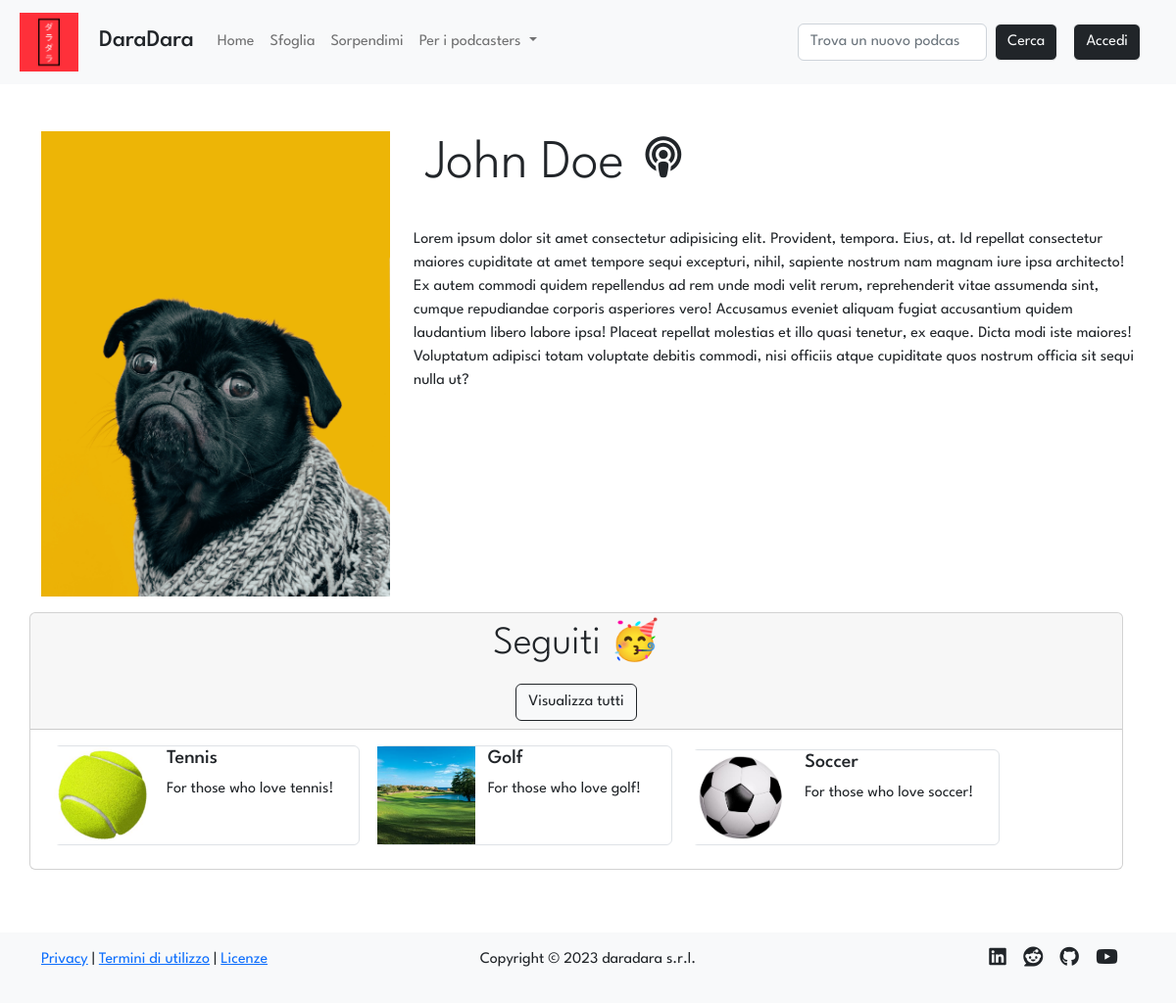
The app's page /profile/1 with its own data.
### tables this page shows
CREATE TABLE "users" (
	"id"	INTEGER NOT NULL UNIQUE,
	"email"	TEXT NOT NULL UNIQUE,
	"password"	TEXT NOT NULL,
	"name"	TEXT NOT NULL,
	"surname"	TEXT NOT NULL,
	"propic"	TEXT NOT NULL,
	"priv_owned"	INTEGER NOT NULL DEFAULT 0,
	"priv_follows"	INTEGER NOT NULL DEFAULT 0,
	"priv_saves"	INTEGER NOT NULL DEFAULT 0,
	PRIMARY KEY("id" AUTOINCREMENT)
);

CREATE TABLE "follows" (
	"id_user"	INTEGER NOT NULL,
	"id_podcast"	INTEGER NOT NULL,
	"timestamp"	TEXT NOT NULL DEFAULT 'NO_TIMESTAMP',
	FOREIGN KEY("id_user") REFERENCES "users"("id"),
	PRIMARY KEY("id_user","id_podcast")
);

CREATE TABLE "podcasts" (
	"id"	INTEGER NOT NULL UNIQUE,
	"title"	TEXT NOT NULL UNIQUE,
	"desc"	TEXT NOT NULL,
	"img"	TEXT NOT NULL,
	"id_user"	INTEGER NOT NULL,
	FOREIGN KEY("id_user") REFERENCES "users"("id"),
	PRIMARY KEY("id" AUTOINCREMENT)
);

### app.py (the view)
@app.route('/profile/<int:id>')
def profile(id: int):
    user = dao.get_user(id)
    creators = dao.get_creators()
    is_creator = False
    if user and creators:
        podcasts = dao.get_podcasts_by_user(id_user=id)
        follows = dao.get_follows_join_podcasts(id_user=id)
        saves = dao.get_saves_join_episodes_podcasts(id_user=id)
        privacy = [dao.get_priv_owned(id), dao.get_priv_follows(id), dao.get_priv_saves(id)]
        for creator in creators:
            if creator['id'] == user['id']:
                is_creator = True
        is_owner = False
        if current_user.is_authenticated: # type: ignore
            is_owner = current_user.id == id # type: ignore
        return render_template('profile.html', user=user, podcasts=podcasts, follows=follows, saves=saves, is_creator=is_creator, is_owner=is_owner, privacy=privacy)
    else:
        flash(message='L\'utente cercato non esiste', category='warning')
        return redirect(url_for('index'))

### data/dao.py (called while the page is built)
def get_priv_owned(id_user):
    conn, cursor = connect()
    priv_owned = None
    try:
        sql = 'SELECT priv_owned FROM users WHERE id = ?'
        cursor.execute(sql, (id_user,))
        priv_owned = cursor.fetchone()
        if priv_owned and priv_owned['priv_owned'] == 1:
            priv_owned = True
        elif priv_owned and priv_owned['priv_owned'] == 0:
            priv_owned = False
        else:
            priv_owned = None
    except Exception as e:
        print(e)
    close(conn, cursor)
    return priv_owned

def get_priv_follows(id_user):
    conn, cursor = connect()
    priv_follows = None
    try:
        sql = 'SELECT priv_follows FROM users WHERE id = ?'
        cursor.execute(sql, (id_user,))
        priv_follows = cursor.fetchone()
        if priv_follows and priv_follows['priv_follows'] == 1:
            priv_follows = True
        elif priv_follows and priv_follows['priv_follows'] == 0:
            priv_follows = False
        else:
            priv_follows = None
    except Exception as e:
        print(e)
    close(conn, cursor)
    return priv_follows

def get_priv_saves(id_user):
    conn, cursor = connect()
    priv_saves = None
    try:
        sql = 'SELECT priv_saves FROM users WHERE id = ?'
        cursor.execute(sql, (id_user,))
        priv_saves = cursor.fetchone()
        if priv_saves and priv_saves['priv_saves'] == 1:
            priv_saves = True
        elif priv_saves and priv_saves['priv_saves'] == 0:
            priv_saves = False
        else:
            priv_saves = None
    except Exception as e:
        print(e)
    close(conn, cursor)
    return priv_saves

def get_saves_join_episodes_podcasts(id_user):
    conn, cursor = connect()
    saves = False
    try:
        sql = 'SELECT podcasts.id AS "id", episodes.id AS "ep_id", episodes.title AS "title", episodes.description "desc", podcasts.img AS "img", podcasts.title AS "podcast_title" FROM saves, episodes, podcasts WHERE saves.id_ep = episodes.id AND episodes.id_podcast = podcasts.id AND saves.id_user = ? ORDER BY saves.timestamp DESC' #TODO! ORDER BY saves.timestamp
        cursor.execute(sql, (id_user,))
        saves = cursor.fetchall()
    except Exception as e:
        print(e)
    close(conn, cursor)
    return saves

def connect():
    conn = sqlite3.connect(PATH)
    conn.row_factory = sqlite3.Row
    cursor = conn.cursor()
    return conn, cursor

def close(conn, cursor):
    cursor.close()
    conn.close()

### templates/profile.html (shortened to what this page needs)
{% extends 'layout.html' %}
{% block stylesheets %} <link rel="stylesheet" href="{{url_for('static', filename='stylesheets/profile.css')}}"> {% endblock %}
{% block content %}
<div class="row">
    <div class="col-12 col-lg-4 d-flex justify-content-center align-items-center">
        <img src="{{url_for('static', filename='uploads/images/propics/{0}{1}'.format(user.id, user.propic))}}" alt="Immagine profilo" class="img-fluid">
    </div>
    <div class="col">
        <div class="row display-4 mt-3 mt-lg-0 mb-3 mx-lg-0 mx-2"><p class="text-nowrap">{{user.name}} {{user.surname}} {% if is_creator %}<i class="ms-2 fa-solid fa-podcast fa-xs"></i>{% endif %}</p></div>
        <div class="row mx-lg-0 mx-2">Lorem ipsum dolor sit amet consectetur adipisicing elit. Provident, tempora. Eius, at. Id repellat consectetur maiores cupiditate at amet tempore sequi excepturi, nihil, sapiente nostrum nam magnam iure ipsa architecto!
        Ex autem commodi quidem repellendus ad rem unde modi velit rerum, reprehenderit vitae assumenda sint, cumque repudiandae corporis asperiores vero! Accusamus eveniet aliquam fugiat accusantium quidem laudantium libero labore ipsa!
        Placeat repellat molestias et illo quasi tenetur, ex eaque. Dicta modi iste maiores! Voluptatum adipisci totam voluptate debitis commodi, nisi officiis atque cupiditate quos nostrum officia sit sequi nulla ut?</div>
    </div>
</div>
<div class="row">
    {% if is_owner or (not is_owner and privacy[1] == 0) %}
    <div class="row mt-3">
        <div id="follows" class="card mb-3 mx-lg-0 mx-2 p-0">
            <div class="row g-0">
                <div class="col-12 col-xxl-3 card-header d-flex flex-column justify-content-evenly align-items-center display-6">
                    <p class="row text-nowrap text-wrapper">Seguiti 🥳</p>
                    <div class="row g-5">
                        {% if follows|length > 0 %}
                            <a href="{{url_for('follows', id=user.id)}}" type="button" class="col btn btn-light btn-outline-dark text-nowrap">Visualizza tutti</a>
                        {% elif follows|length == 0 and is_owner %}
                            <a href="#" type="button" class="col btn btn-light btn-outline-dark text-nowrap">Trova podcasts</a>
                        {% endif %}
                    </div>
                </div>
                <div class="col">
                    <div class="card-body row g-2">
                        {% if follows %}
                        <div class="card-scroll">
                            {% for follow in follows[:5] %}
                            <a href="{{ url_for('podcast', id=follow.id_podcast) }}"class="d-inline-block mx-2 border rounded-2 px-2">
                                <div class="row">
                                <div class="col-4 d-flex align-items-center justify-content-center">
                                    <img src="{{url_for('static', filename='uploads/images/covers/{0}{1}'.format(follow.id, follow.img))}}" class="img-fluid" alt="Card image" style="max-width: 100px;">
                                </div>
                                <div class="col-8">
                                    <h5 class="">{{follow.title}}</h5>
                                    <p class="text-wrap">{{follow.desc}}</p>
                                </div>
                                </div>
                            </a>
                            {% endfor %}
                        </div>
                        {% endif %}
                    </div>
                </div>
            </div>
        </div>
    </div>
    {% endif %}
</div>
{% endblock %}

### templates/layout.html (shortened to what this page needs)
<!DOCTYPE html>
<html lang="it">
<head>
    <link href="https://cdn.jsdelivr.net/npm/bootstrap@5.2.3/dist/css/bootstrap.min.css" rel="stylesheet">
    <link href="{{url_for('static', filename='stylesheets/layout.css')}}" rel="stylesheet" >
    {% block stylesheets %}{% endblock %}
</head>
<body>
    <nav class="navbar navbar-expand-lg bg-light sticky-top">
        <div class="container-fluid mx-2">
            <a class="navbar-brand" href="{{ url_for('index') }}">
                <img class="img-fluid nav-img" src="{{url_for('static', filename='ico/daradara_medium.png')}}" alt="Logo DaraDara">
                <h4 class="d-inline-block mt-0 ms-3">DaraDara</h4>
            </a>
            <div class="collapse navbar-collapse" id="navbarSupportedContent">
            <ul class="navbar-nav me-auto mb-2 mb-lg-0">
                <li class="nav-item">
                <a class="nav-link {% block homeActive %}{% endblock %}" aria-current="page" href="{{ url_for('index') }}">Home</a>
                </li>
                <li class="nav-item">
                <a class="nav-link {% block searchActive %}{% endblock %}" href="#">Sfoglia</a>
                </li>
                <li class="nav-item">
                    <a class="nav-link {% block discoverActive %}{% endblock %}" href="#">Sorpendimi</a>
                </li>
                <li class="nav-item dropdown">
                <a class="nav-link dropdown-toggle" href="#" role="button" data-bs-toggle="dropdown" aria-expanded="false">
                    Per i podcasters
                </a>
                </li>
            </ul>
            <form class="d-flex" role="search">
                <input class="form-control me-2" type="search" placeholder="Trova un nuovo podcast" aria-label="Search">
                <button class="btn btn-outline-light btn-dark" type="submit">Cerca</button>
            </form>
            {% if not current_user.is_authenticated %}
            <a href = "{{ url_for('login') }}"><button type="button" id="loginBtn" class="btn btn-outline-light btn-dark my-3 my-lg-0 mx-lg-3">Accedi</button></a>
            {% endif %}
            </div>
        </div>
    </nav>
    <div class="container mt-5">
        {% block content %}{% endblock %}
    </div>
    <footer class="bg-light py-3 mt-5">
        <div class="container">
            <div class="row">
                <div class="col-4">
                    <p>
                        <a class="stock-a" href="#">Privacy</a> | <a class="stock-a" href="#">Termini di utilizzo</a> | <a class="stock-a" href="#">Licenze</a>
                    </p>
                </div>
                <div class="col">
                    <p class="text-center">Copyright &copy; 2023 daradara s.r.l.</p>
                </div>
                <div class="col-2 offset-2 d-flex flex-row-reverse justify-content-evenly social-icons">
                    <a href="https://youtube.com/playlist?list=PLs7DWGc_wmwTg9F9SkP6GWtJ5FV36dIxp" target="_blank"><i class="fab fa-youtube fa-lg"></i></a>
                    <a href="https://github.com/nMaax" target="_blank"><i class="fab fa-github fa-lg"></i></a>
                    <a href="https://www.reddit.com/r/podcasts/" target="_blank"><i class="fab fa-reddit fa-lg"></i></a>
                    <a href="https://www.linkedin.com/in/massimiliano-carli/" target="_blank"><i class="fab fa-linkedin fa-lg"></i></a>
                </div>
            </div>
        </div>
    </footer>
</body>
</html>

### static/stylesheets/layout.css (style rules this page uses)
* { font-family: 'League Spartan', sans-serif; }
a:not(.stock-a, .nav-link) { color: inherit; text-decoration: none; }
.nav-img { max-width: 60px; max-height: 60px; }

### static/stylesheets/profile.css (style rules this page uses)
.card-scroll { overflow-x: scroll; white-space: nowrap; }

### records on screen
users: id+propic (picture), name "John", surname "Doe"
follows: img (picture), title "Tennis", desc "For those who love tennis!"
follows: img (picture), title "Golf", desc "For those who love golf!"
follows: img (picture), title "Soccer", desc "For those who love soccer!"
